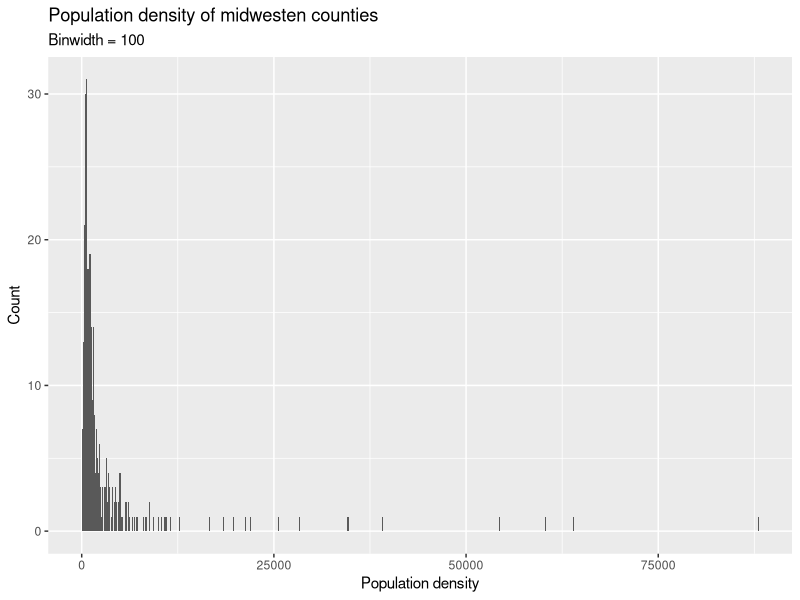
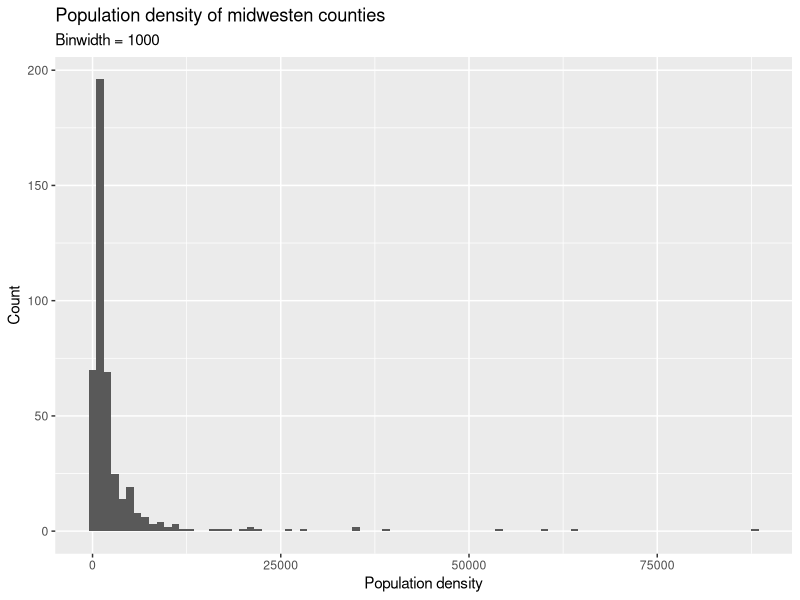
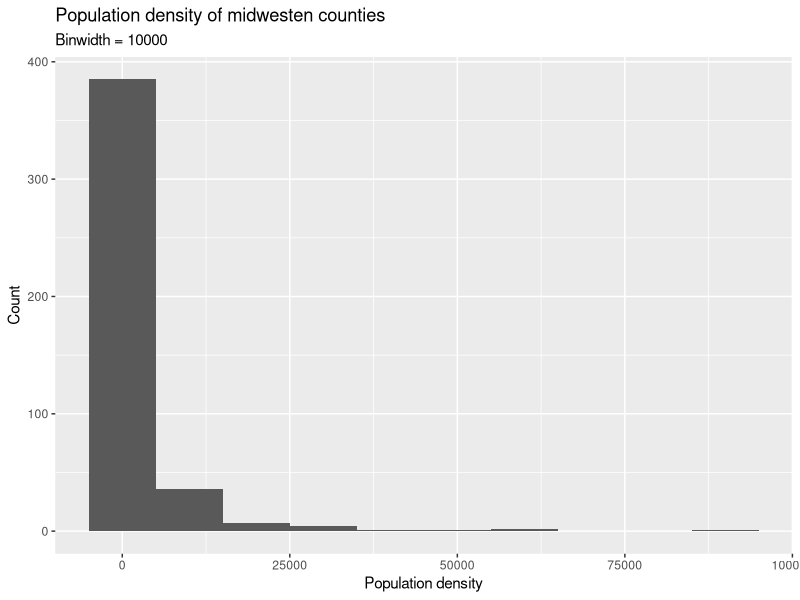
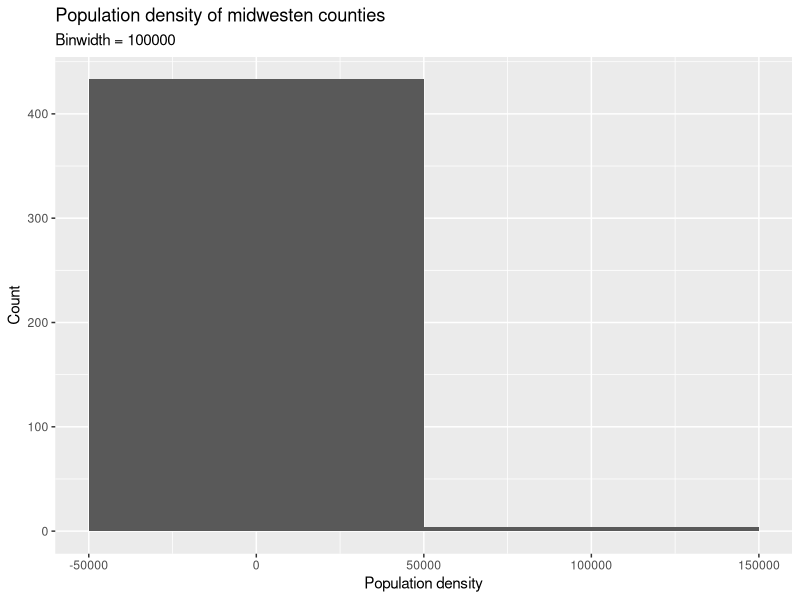
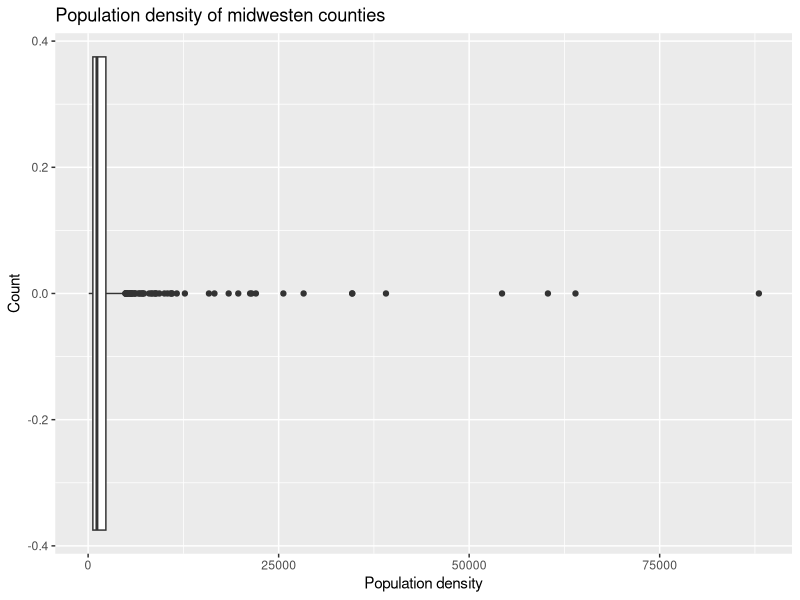

Write the R code that produced these figures, in order.
## ---- chunk 1
library(tidyverse)
## ---- chunk 2
ggplot(midwest, aes(x = popdensity)) +
  geom_histogram(binwidth = 100) +
  labs(
    x = "Population density",
    y = "Count",
    title = "Population density of midwesten counties",
    subtitle = "Binwidth = 100"
  )

ggplot(midwest, aes(x = popdensity)) +
  geom_histogram(binwidth = 1000) +
  labs(
    x = "Population density",
    y = "Count",
    title = "Population density of midwesten counties",
    subtitle = "Binwidth = 1000"
  )

ggplot(midwest, aes(x = popdensity)) +
  geom_histogram(binwidth = 10000) +
  labs(
    x = "Population density",
    y = "Count",
    title = "Population density of midwesten counties",
    subtitle = "Binwidth = 10000"
  )

ggplot(midwest, aes(x = popdensity)) +
  geom_histogram(binwidth = 100000) +
  labs(
    x = "Population density",
    y = "Count",
    title = "Population density of midwesten counties",
    subtitle = "Binwidth = 100000"
  )
## ---- chunk 3
ggplot(midwest, aes(x = popdensity)) +
  geom_boxplot() +
  labs(
    x = "Population density",
    y = "Count",
    title = "Population density of midwesten counties",
  )
